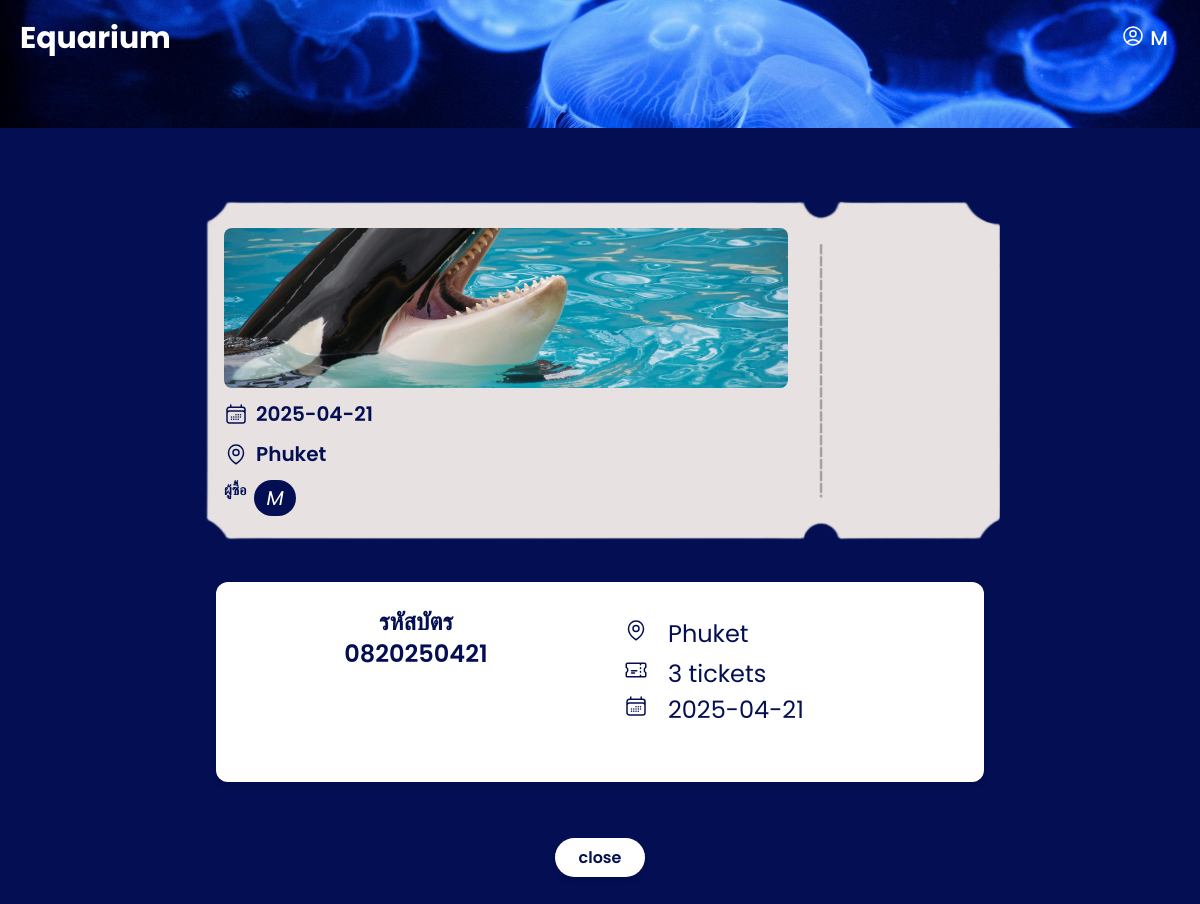
/user/ticket_detail.php?id=15 (signed in), run on the app's committed database.
### tables this page shows
CREATE TABLE `ticket` (
  `id` int(11) NOT NULL,
  `user_id` int(11) NOT NULL,
  `event_id` int(11) NOT NULL,
  `ticket_code` varchar(50) NOT NULL,
  `ticket_date` date NOT NULL,
  `ticket_quantity` int(11) NOT NULL,
  `total_price` decimal(10,2) NOT NULL,
  `created_at` timestamp NOT NULL DEFAULT current_timestamp(),
  `status` varchar(50) DEFAULT 'รอตรวจสอบ',
  `slip_image` varchar(255) DEFAULT NULL,
  `used` varchar(255) DEFAULT NULL
);

CREATE TABLE `events` (
  `event_id` int(11) NOT NULL,
  `name` varchar(100) NOT NULL,
  `image` varchar(255) NOT NULL,
  `location` varchar(100) NOT NULL,
  `activity` varchar(255) NOT NULL,
  `price` decimal(10,2) NOT NULL,
  `created_at` timestamp NOT NULL DEFAULT current_timestamp(),
  `ticket_quantity` int(11) NOT NULL DEFAULT 0,
  `description` text NOT NULL
);

CREATE TABLE `users` (
  `id` int(11) NOT NULL,
  `username` varchar(100) NOT NULL,
  `first_name` varchar(50) DEFAULT NULL,
  `last_name` varchar(50) DEFAULT NULL,
  `gender` varchar(15) DEFAULT NULL,
  `dob` date DEFAULT NULL,
  `email` varchar(150) NOT NULL,
  `password` varchar(255) NOT NULL,
  `position` char(1) NOT NULL DEFAULT 'm',
  `created_at` timestamp NOT NULL DEFAULT current_timestamp()
);

### public_html/user/ticket_detail.php (the view, shortened to what this page needs)
<?php
include '../includes/navbar.php';
$user_id = $_SESSION['id'] ?? null;
$conn = new mysqli('mysql', 'user', 'password', 'aquarium');
$ticket_id = $_GET['id'] ?? null;
$sql = "SELECT t.*, e.name AS event_name, e.image AS event_image, e.location AS event_location,
               u.username AS user_name
        FROM ticket t
        JOIN events e ON t.event_id = e.event_id
        JOIN users u ON t.user_id = u.id
        WHERE t.user_id = ? AND t.id = ?";
$stmt = $conn->prepare($sql);
$stmt->bind_param("ii", $user_id, $ticket_id);
$stmt->execute();
$result = $stmt->get_result();
$ticket = $result->fetch_assoc();
?>
<!DOCTYPE html>
<html lang="en">
<head>
  <script src="https://cdn.tailwindcss.com"></script>
  <link rel="stylesheet" href="../src/event_card.css">
</head>
<body class="font-poppins min-h-screen bg-mainBlue">
  <header
  class="relative h-32 bg-center bg-cover bg-no-repeat"
  style="background-image: url('image/8929102.jpg');"
>
  <div class="absolute top-5 left-5 z-50 flex items-center">
    <a href="../homepage/aquarium.php" class="text-white text-3xl font-bold">Equarium</a>
  </div>
  </header>
  <main class="flex flex-col items-center justify-center py-10">
            <div class="relative inline-block mt-8">
            <div class="absolute text-xl top-0 left-0 w-full h-full px-6 py-7 flex justify-between">
                <div class="flex flex-col w-3/4 space-y-3">
                <img src="<?php echo htmlspecialchars($ticket['event_image']); ?>"
                    alt="Event Image"
                    class="w-full h-40 object-cover rounded-lg" />
                <div class="flex items-center space-x-2 text-mainBlue font-semibold">
                    <span><?php echo htmlspecialchars($ticket['ticket_date']);?></span>
                </div>
                <div class="flex items-center space-x-2 text-mainBlue font-semibold">
                    <span><?php echo htmlspecialchars($ticket['event_location']); ?></span>
                </div>
                <div class="flex flex-row space-x-2">
                    <span class="text-sm font-semibold text-mainBlue">ผู้ซื้อ</span>
                    <div class="bg-mainBlue text-white italic px-3 py-1 rounded-full w-fit">
                    <?php echo htmlspecialchars($ticket['user_name']); ?>
                    </div>
                </div>
                </div>
            </div>
            </div>
        <div class="space-y-10 w-full max-w-3xl py-10">
              <div class="bg-white text-black rounded-xl shadow-md p-4 w-full">
                <div class="flex flex-col md:flex-row justify-bettween">
                  <p class="mt-2 text-2xl text-mainBlue font-semibold md:w-1/2 text-center">
                      รหัสบัตร <br>
                      <?php echo htmlspecialchars($ticket['ticket_code']); ?>
                      <br>
                  </p>
                <div class="md:w-1/2 md:pl-6 mt-5 md:mt-0 py-5 text-mainBlue text-2xl">
                    <div class="flex flex-row">
                    <p class=" mb-2 px-5"><?php echo htmlspecialchars($ticket['event_location']); ?></p>
                    </div>
                    <div class="flex flex-row">
                    <p class=" mb-1 px-5"><?php echo htmlspecialchars($ticket['ticket_quantity']); ?> tickets</p>
                    </div>
                    <div class="flex flex-row">
                        <p class=" mb-5 px-5"><?php echo htmlspecialchars($ticket['ticket_date']); ?></p>
                    </div>
                  </div>
                </div>
              </div>
          </div>
            <div class="mt-6 text-center">
                <a href="myticket.php" class="bg-white text-mainBlue px-6 py-2 rounded-full hover:bg-gray-100 transition-colors shadow-md font-semibold">
                close
                </a>
            </div>
  </main>
</body>
</html>

### data on the page
ticket: event.image (picture), ticket_date "2025-04-21", event.location "Phuket", user.username "M", ticket_code "0820250421", ticket_quantity "3"

### other printed values
$_SESSION['user'] "M"
